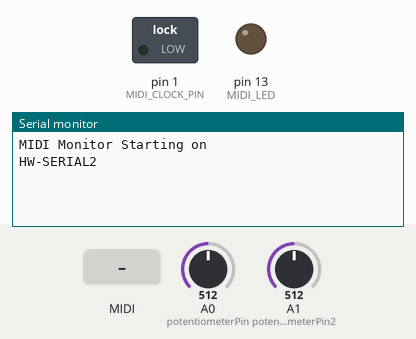
A sketch run on a simulated Arduino Leonardo, built with avr-gcc and run on an emulated ATmega32U4. On the bench: switched loads named in the sketch (green lamp = pin HIGH), output pins drawn as LEDs (lit = HIGH), the last lines printed to the serial monitor. The inputs (shaded band) are chosen by the test bench; at power-on: A0 (potentiometerPin) = 512, A1 (potentiometerPin2) = 512. MIDI output is not drawn; random numbers use the default seed unless the sketch sets one.

Above: at 1.2 s.
1.3 s: MIDI note 36 received
At 2.3 s:
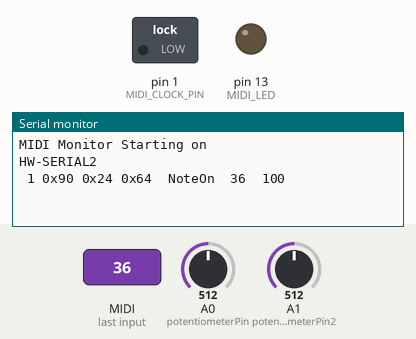
2.8 s: MIDI note 60 received
At 3.5 s:
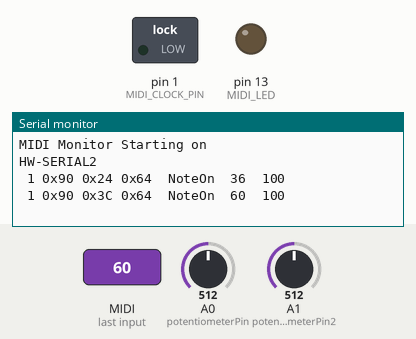

Measured:
- after the input at 1.3 s, the serial monitor: prints a new line at once (image 1)
- after the input at 2.8 s, the serial monitor: prints a new line at once (image 2)

The sketch:

tidal-box.ino
```cpp
// originally sourced from
// https://github.com/diyelectromusic/sdemp/blob/main/src/SDEMP/SimpleMIDISerialMonitor/SimpleMIDISerialMonitor.ino

#include <MIDI.h>


#define MIDI_HW_SERIAL2  1


// ---- Definitions for MIDI INPUT devices ----
//
#ifdef MIDI_HW_SERIAL2
MIDI_CREATE_INSTANCE(HardwareSerial, Serial1, MIDI_HS2);
#endif

#define MIDI_LED LED_BUILTIN

void ledOn() {
#ifdef MIDI_LED
  digitalWrite(MIDI_LED, HIGH);
#endif
}

void ledOff() {
#ifdef MIDI_LED
  digitalWrite(MIDI_LED, LOW);
#endif
}

void ledInit() {
#ifdef MIDI_LED
  pinMode (MIDI_LED, OUTPUT);
#endif
  ledOff();
}

unsigned long baseMsPerClock = 30000;
unsigned long msPerClock = 30000;
int variation = 0;

const int potentiometerPin = A0;
int previousPotValue = 0;

const int potentiometerPin2 = A1;
int previousPotValue2 = 0;

#define MIDI_CLOCK 0xF8

#define MIDI_CLOCK_PIN 1

unsigned long previousMicros = 0;

void setup() {
    pinMode(MIDI_CLOCK_PIN, OUTPUT);

  // Using the standard serial link for the "monitor"
  Serial.begin(9600);
  Serial.println("MIDI Monitor Starting on ");
  ledInit();

  // Initialise all INPUT devices to listen on all channels.
  // Disable the THRU for all devices.
  Serial.print("HW-SERIAL2 ");
  MIDI_HS2.begin(MIDI_CHANNEL_OMNI);
  MIDI_HS2.turnThruOff();
  // MIDI_HS2.setHandleSystemExclusive(printMidiSysEx);
  Serial.print("\n");

}

void loop() {


  //Serial.println("MIDI_HW_SERIAL2");
  if (MIDI_HS2.read()) {
    midi::MidiType mt  = MIDI_HS2.getType();
    if (mt != midi::SystemExclusive) {
      printMidiMsg(mt, MIDI_HS2.getData1(), MIDI_HS2.getData2(), MIDI_HS2.getChannel());
    }
  }


  // Get the current time in microseconds
  unsigned long currentMicros = micros();


  // Check if the specified interval has passed
  if (currentMicros - previousMicros >= msPerClock) {

    checkA0();
    checkA1();

    // Send MIDI clock message at the specified interval

    sendMidiClock();
    previousMicros = currentMicros;
  }


}

void sendMidiClock() {
    // Send the MIDI clock message on the default Serial TX pin (pin 1)
    // Serial1.write(MIDI_CLOCK);
    // MIDI.sendRealTime(0xF8);
    // int x = Serial1.read();
    // Serial.println(x);


    MIDI_HS2.sendClock();
}

void checkA0() {
    int potValue = analogRead(potentiometerPin);
    // Serial.println(potValue);
    if (potValue != previousPotValue) {
      // Serial.println(potValue);
      changeTempo(potValue);
      previousPotValue = potValue;
    }
}

void checkA1() {
    int potValue = analogRead(potentiometerPin2);
    // Serial.println(potValue);
    if (potValue != previousPotValue2) {
      // Serial.println(potValue);
      changeVar(potValue);
      previousPotValue2 = potValue;
    }
}

void changeTempo(int val) {

      // Update the previous potentiometer value
      baseMsPerClock = scaleValue(val, 0, 1023, 45000, 6000);
      msPerClock = baseMsPerClock;
      // Serial.println(val);
}

void randomizeTempo() {
  msPerClock = baseMsPerClock + random(variation * (-30), variation * 30);
  Serial.println(variation);
  Serial.println(msPerClock);
}


void changeVar(int val) {
  variation = val;
}


void printMidiMsg (uint8_t cmd, uint8_t d1, uint8_t d2, uint8_t ch) {

  if (cmd != midi::NoteOn){
    return;
  }

  switch (cmd) {
    case midi::ActiveSensing:
      // Ignore
      return;
      break;
  }

  if (ch == 5){
    // Serial.println("YESSSSSSSSSSS");
    randomizeTempo();
  }

  if (ch<10) Serial.print(" ");
  Serial.print(ch);
  Serial.print(" 0x");
  Serial.print(cmd, HEX);
  Serial.print(" 0x");
  Serial.print(d1, HEX);
  Serial.print(" 0x");
  Serial.print(d2, HEX);
  Serial.print("\t");
  switch(cmd) {
    case midi::NoteOff:
      Serial.print("NoteOff\t");
      Serial.print(d1);
      Serial.print("\t");
      Serial.print(d2);
      break;
    case midi::NoteOn:
      Serial.print("NoteOn\t");
      Serial.print(d1);
      Serial.print("\t");
      Serial.print(d2);
      break;
    case midi::AfterTouchPoly:
      Serial.print("AfterTouchPoly\t");
      Serial.print(d1);
      Serial.print("\t");
      Serial.print(d2);
      break;
    case midi::ControlChange:
      Serial.print("ControlChange\t");
      Serial.print(d1);
      Serial.print("\t");
      Serial.print(d2);
      break;
    case midi::ProgramChange:
      Serial.print("ProgramChange\t");
      Serial.print(d1);
      break;
    case midi::AfterTouchChannel:
      Serial.print("AfterTouchChannel\t");
      Serial.print(d1);
      break;
    case midi::PitchBend:
      Serial.print("PitchBend\t");
      Serial.print(d1);
      Serial.print("\t");
      Serial.print(d2);
      break;
  }
  Serial.print("\n");
}

void printMidiSysEx (byte *inArray, unsigned inSize) {
  Serial.print("SysEx Array size = ");
  Serial.println(inSize);
  int idx=0;
  for (int i=0; i<inSize; i++) {
   if (inArray[i] < 16) {
     Serial.print("0");
   }
   Serial.print(inArray[i], HEX);
   idx++;
   if (idx >= 16) {
     Serial.print("\n");
     idx = 0;
   }
  }
  if (idx != 0) {
    Serial.print("\n");
  }
}


unsigned long scaleValue(unsigned long inputValue, unsigned long fromLow, unsigned long fromHigh, unsigned long toLow, long unsigned toHigh) {
  // Ensure the input value is within the input range
  inputValue = constrain(inputValue, fromLow, fromHigh);

  // Serial.println("constrainted:");
  // Serial.println(inputValue);

  // Map the input value from the input range to the output range
  long scaledValue = map(inputValue, fromLow, fromHigh, toLow, toHigh);

  return scaledValue;
}
```
